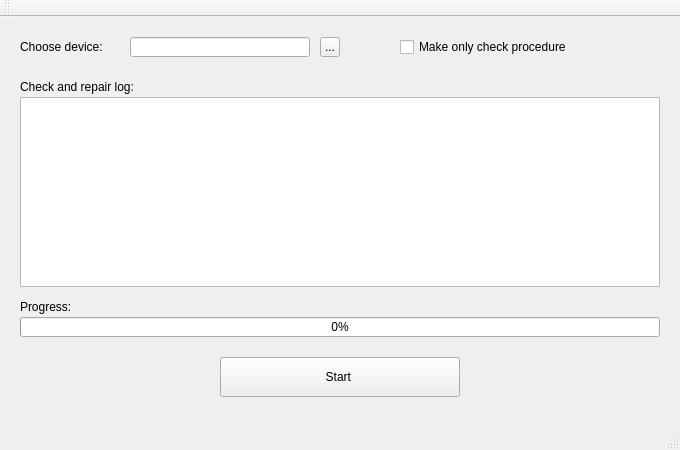
<?xml version="1.0" encoding="UTF-8"?>
<ui version="4.0">
 <class>MainWindow</class>
 <widget class="QMainWindow" name="MainWindow">
  <property name="geometry">
   <rect>
    <x>0</x>
    <y>0</y>
    <width>680</width>
    <height>450</height>
   </rect>
  </property>
  <property name="windowTitle">
   <string>FSICheck</string>
  </property>
  <widget class="QWidget" name="centralWidget">
   <widget class="QPushButton" name="startButton">
    <property name="geometry">
     <rect>
      <x>220</x>
      <y>340</y>
      <width>240</width>
      <height>40</height>
     </rect>
    </property>
    <property name="text">
     <string>Start </string>
    </property>
   </widget>
   <widget class="QProgressBar" name="checkProgressBar">
    <property name="geometry">
     <rect>
      <x>20</x>
      <y>300</y>
      <width>640</width>
      <height>20</height>
     </rect>
    </property>
    <property name="value">
     <number>0</number>
    </property>
   </widget>
   <widget class="QCheckBox" name="checkBox">
    <property name="geometry">
     <rect>
      <x>400</x>
      <y>20</y>
      <width>520</width>
      <height>20</height>
     </rect>
    </property>
    <property name="text">
     <string>Make only check procedure</string>
    </property>
   </widget>
   <widget class="QLineEdit" name="ChooseLineEdit">
    <property name="geometry">
     <rect>
      <x>130</x>
      <y>20</y>
      <width>180</width>
      <height>20</height>
     </rect>
    </property>
    <property name="text">
     <string/>
    </property>
   </widget>
   <widget class="QLabel" name="chooseLabel">
    <property name="geometry">
     <rect>
      <x>20</x>
      <y>20</y>
      <width>120</width>
      <height>20</height>
     </rect>
    </property>
    <property name="text">
     <string>Choose device:</string>
    </property>
   </widget>
   <widget class="QTextBrowser" name="logTextBrowser">
    <property name="geometry">
     <rect>
      <x>20</x>
      <y>80</y>
      <width>640</width>
      <height>190</height>
     </rect>
    </property>
   </widget>
   <widget class="QLabel" name="logLabel">
    <property name="geometry">
     <rect>
      <x>20</x>
      <y>60</y>
      <width>300</width>
      <height>20</height>
     </rect>
    </property>
    <property name="text">
     <string>Check and repair log:</string>
    </property>
   </widget>
   <widget class="QLabel" name="label">
    <property name="geometry">
     <rect>
      <x>20</x>
      <y>280</y>
      <width>300</width>
      <height>20</height>
     </rect>
    </property>
    <property name="text">
     <string>Progress:</string>
    </property>
   </widget>
   <widget class="QToolButton" name="chooseToolButton">
    <property name="geometry">
     <rect>
      <x>320</x>
      <y>20</y>
      <width>20</width>
      <height>20</height>
     </rect>
    </property>
    <property name="text">
     <string>...</string>
    </property>
   </widget>
  </widget>
  <widget class="QMenuBar" name="menuBar">
   <property name="geometry">
    <rect>
     <x>0</x>
     <y>0</y>
     <width>680</width>
     <height>25</height>
    </rect>
   </property>
  </widget>
  <widget class="QToolBar" name="mainToolBar">
   <attribute name="toolBarArea">
    <enum>TopToolBarArea</enum>
   </attribute>
   <attribute name="toolBarBreak">
    <bool>false</bool>
   </attribute>
  </widget>
  <widget class="QStatusBar" name="statusBar"/>
 </widget>
 <layoutdefault spacing="6" margin="11"/>
 <resources/>
 <connections/>
</ui>
